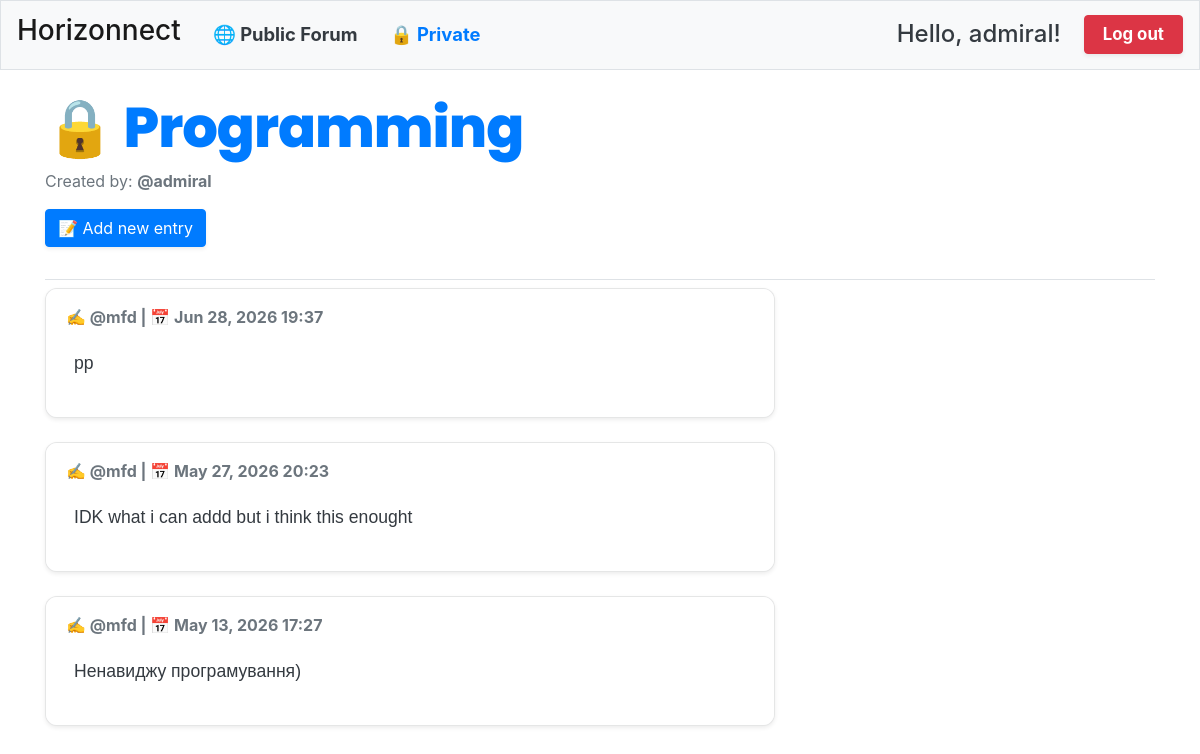
/topics/2/ (signed in), run on the app's committed database.
### learning_logs/models.py (models this page shows, shortened)
class Topic(models.Model):
    text = models.CharField(max_length=200)
    date_added = models.DateTimeField(auto_now_add=True)
    owner = models.ForeignKey(User, on_delete=models.CASCADE)
    is_public = models.BooleanField(default=False)
    def __str__(self):
        return self.text

class Entry(models.Model):
    topic = models.ForeignKey(Topic, on_delete=models.CASCADE)
    text = models.TextField()
    date_added = models.DateTimeField(auto_now_add=True)
    author = models.ForeignKey(User, on_delete=models.CASCADE)
    class Meta:
        verbose_name_plural = "entries"

### learning_logs/views.py (the view)
# urls.py: path("topics/<int:topic_id>/", views.topic, name="topic"),
@login_required
def topic(request, topic_id):
    topic = get_object_or_404(Topic, id=topic_id)
    if not topic.is_public:
        check_topic_owner(topic, request)
    entries = topic.entry_set.order_by("-date_added")
    context = {"topic": topic, "entries": entries}
    return render(request, "learning_logs/topic.html", context)

### learning_logs/views.py (called while the page is built)
def check_topic_owner(topic, request):
    if topic.owner != request.user:
        raise Http404

### learning_logs/templates/learning_logs/topic.html (shortened to what this page needs)
{% extends "learning_logs/base.html" %}
{% block page_header %}
    <h1 class="display-4 mb-2 modern-heading text-primary">
        {% if topic.is_public %}🌐{% else %}🔒{% endif %} {{ topic }}
    </h1>
    <p class="text-muted">Created by: <b>@{{ topic.owner.username }}</b></p>
    <div class="mb-4 mt-3">
        <a class="btn btn-primary shadow-sm" href="{% url 'learning_logs:new_entry' topic.id %}" role="button">
            📝 Add new entry
        </a>
    </div>
{% endblock page_header %}
{% block content %}
    <div class="row">
        <div class="col-md-8">
            {% for entry in entries %}
                <div class="card mb-4 shadow-sm entry-card bg-light">
                    <div class="card-header bg-white border-bottom-0 d-flex justify-content-between align-items-center py-3">
                        <span class="text-muted font-weight-bold">
                            ✍️ @{{ entry.author.username }} | 📅 {{ entry.date_added|date:"M d, Y H:i" }}
                        </span>
                    </div>
                    <div class="card-body bg-white pt-1 pb-4">
                        <div class="card-text text-dark px-2" style="font-size: 1.1rem; line-height: 1.6; font-family: sans-serif;">
                            {{ entry.text|linebreaks }}
                        </div>
                    </div>
                </div>
            {% empty %}
                <div class="alert alert-warning shadow-sm py-4 text-center text-muted" role="alert">
                    📭 There are no entries for this topic yet.
                </div>
            {% endfor %}
        </div>
    </div>
{% endblock content %}

### learning_logs/templates/learning_logs/base.html (shortened to what this page needs)
{% load bootstrap4 %}
{% load static %}
<!DOCTYPE html>
<html lang="en">
<head>
    {% bootstrap_css %}
</head>
<body>
    <nav class="navbar navbar-expand-md navbar-light bg-light mb-4 border">
        <a class="navbar-brand" href="{% url 'learning_logs:index' %}">
            <h3>Horizonnect</h3>
        </a>
        <div class="collapse navbar-collapse" id="navbarCollapse">
            <ul class="navbar-nav mr-auto">
                <li class="nav-item">
                    <a class="nav-link font-weight-bold text-dark px-3" href="{% url 'learning_logs:public_topics' %}" style="font-size: 1.15rem;">
                        🌐 Public Forum
                    </a>
                </li>
                <li class="nav-item">
                    <a class="nav-link font-weight-bold text-primary px-3" href="{% url 'learning_logs:topics' %}" style="font-size: 1.15rem;">
                        🔒 Private
                    </a>
                </li>
            </ul>
            <ul class="navbar-nav ml-auto d-flex align-items-center">
                {% if user.is_authenticated %}
                    <li class="nav-item">
                        <h4 class="nav-link disabled text-dark mb-0 pb-0 pt-0" style="padding-right: 15px;">
                            Hello, {{ user.username }}!
                        </h4>
                    </li>
                    <li class="nav-item ml-2">
                        <a class="btn btn-danger font-weight-bold shadow-sm" href="#"
                           onclick="event.preventDefault(); document.getElementById('logout-form').submit();"
                           style="font-size: 1.05rem; padding: 6px 18px;">
                                Log out
                        </a>
                    </li>
                {% endif %}
            </ul>
        </div>
    </nav>
    <main role="main" class="container">
        <div class="pb-2 mb-2 border-bottom">
            {% block page_header %}{% endblock page_header %}
        </div>
        <div>
            {% block content %}{% endblock content %}
        </div>
    </main>
</body>
</html>

### learning_logs/templates/learning_logs/topic.html (style rules this page uses)
.modern-heading { font-family: 'Poppins', sans-serif !important; font-weight: 800 !important; letter-spacing: -1px; }
.entry-card { border: 1px solid rgba(0,0,0,.08) !important; border-radius: 12px !important; overflow: hidden; }

### data on the page
Topic: text "Programming", owner.username "admiral"
Entry: author.username "mfd", date_added "Jun 28, 2026 19:37", text "рр"
Entry: author.username "mfd", date_added "May 27, 2026 20:23", text "IDK what i can addd but i think this enought"
Entry: author.username "mfd", date_added "May 13, 2026 17:27", text "Ненавиджу програмування)"

### other printed values
{{ user.username }} "admiral"
